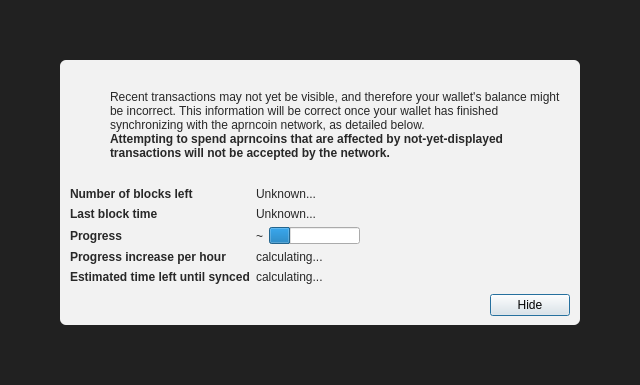
<?xml version="1.0" encoding="UTF-8"?>
<ui version="4.0">
 <class>ModalOverlay</class>
 <widget class="ModalOverlay" name="ModalOverlay">
  <property name="geometry">
   <rect>
    <x>0</x>
    <y>0</y>
    <width>640</width>
    <height>385</height>
   </rect>
  </property>
  <property name="windowTitle">
   <string>Form</string>
  </property>
  <layout class="QVBoxLayout" name="verticalLayout" stretch="0">
   <property name="sizeConstraint">
    <enum>QLayout::SetDefaultConstraint</enum>
   </property>
   <property name="leftMargin">
    <number>0</number>
   </property>
   <property name="topMargin">
    <number>0</number>
   </property>
   <property name="rightMargin">
    <number>0</number>
   </property>
   <property name="bottomMargin">
    <number>0</number>
   </property>
   <item>
    <widget class="QWidget" name="bgWidget" native="true">
     <property name="styleSheet">
      <string notr="true">#bgWidget { background: rgba(0,0,0,220); }</string>
     </property>
     <layout class="QVBoxLayout" name="verticalLayoutMain" stretch="1">
      <property name="leftMargin">
       <number>60</number>
      </property>
      <property name="topMargin">
       <number>60</number>
      </property>
      <property name="rightMargin">
       <number>60</number>
      </property>
      <property name="bottomMargin">
       <number>60</number>
      </property>
      <item>
       <widget class="QWidget" name="contentWidget" native="true">
        <property name="styleSheet">
         <string notr="true">#contentWidget { background: rgba(255,255,255,240); border-radius: 6px; }

QLabel { color: rgb(40,40,40);  }</string>
        </property>
        <layout class="QVBoxLayout" name="verticalLayoutSub" stretch="1,0,0,0">
         <property name="spacing">
          <number>0</number>
         </property>
         <property name="leftMargin">
          <number>10</number>
         </property>
         <property name="topMargin">
          <number>10</number>
         </property>
         <property name="rightMargin">
          <number>10</number>
         </property>
         <property name="bottomMargin">
          <number>10</number>
         </property>
         <item>
          <layout class="QHBoxLayout" name="horizontalLayoutIconText" stretch="0,1">
           <property name="topMargin">
            <number>20</number>
           </property>
           <item>
            <layout class="QVBoxLayout" name="verticalLayoutIcon">
             <property name="leftMargin">
              <number>0</number>
             </property>
             <item>
              <widget class="QPushButton" name="warningIcon">
               <property name="enabled">
                <bool>false</bool>
               </property>
               <property name="text">
                <string/>
               </property>
               <property name="icon">
                <iconset>
                 <normaloff>:/icons/warning</normaloff>
                 <disabledoff>:/icons/warning</disabledoff>:/icons/warning</iconset>
               </property>
               <property name="iconSize">
                <size>
                 <width>48</width>
                 <height>48</height>
                </size>
               </property>
               <property name="flat">
                <bool>true</bool>
               </property>
              </widget>
             </item>
             <item>
              <spacer name="verticalSpacerWarningIcon">
               <property name="orientation">
                <enum>Qt::Vertical</enum>
               </property>
               <property name="sizeHint" stdset="0">
                <size>
                 <width>20</width>
                 <height>40</height>
                </size>
               </property>
              </spacer>
             </item>
            </layout>
           </item>
           <item>
            <layout class="QVBoxLayout" name="verticalLayoutInfoText">
             <property name="leftMargin">
              <number>0</number>
             </property>
             <property name="topMargin">
              <number>0</number>
             </property>
             <item>
              <widget class="QLabel" name="infoText">
               <property name="text">
                <string>Recent transactions may not yet be visible, and therefore your wallet's balance might be incorrect. This information will be correct once your wallet has finished synchronizing with the aprncoin network, as detailed below.</string>
               </property>
               <property name="textFormat">
                <enum>Qt::RichText</enum>
               </property>
               <property name="wordWrap">
                <bool>true</bool>
               </property>
              </widget>
             </item>
             <item>
              <widget class="QLabel" name="infoTextStrong">
               <property name="font">
                <font>
                 <weight>75</weight>
                 <bold>true</bold>
                </font>
               </property>
               <property name="text">
                <string>Attempting to spend aprncoins that are affected by not-yet-displayed transactions will not be accepted by the network.</string>
               </property>
               <property name="textFormat">
                <enum>Qt::RichText</enum>
               </property>
               <property name="wordWrap">
                <bool>true</bool>
               </property>
              </widget>
             </item>
             <item>
              <spacer name="verticalSpacerInTextSpace">
               <property name="orientation">
                <enum>Qt::Vertical</enum>
               </property>
               <property name="sizeHint" stdset="0">
                <size>
                 <width>20</width>
                 <height>40</height>
                </size>
               </property>
              </spacer>
             </item>
            </layout>
           </item>
          </layout>
         </item>
         <item>
          <spacer name="verticalSpacerAfterText">
           <property name="orientation">
            <enum>Qt::Vertical</enum>
           </property>
           <property name="sizeHint" stdset="0">
            <size>
             <width>20</width>
             <height>40</height>
            </size>
           </property>
          </spacer>
         </item>
         <item>
          <layout class="QFormLayout" name="formLayout">
           <property name="fieldGrowthPolicy">
            <enum>QFormLayout::FieldsStayAtSizeHint</enum>
           </property>
           <property name="horizontalSpacing">
            <number>6</number>
           </property>
           <property name="verticalSpacing">
            <number>6</number>
           </property>
           <property name="topMargin">
            <number>10</number>
           </property>
           <item row="0" column="0">
            <widget class="QLabel" name="labelNumberOfBlocksLeft">
             <property name="font">
              <font>
               <weight>75</weight>
               <bold>true</bold>
              </font>
             </property>
             <property name="text">
              <string>Number of blocks left</string>
             </property>
            </widget>
           </item>
           <item row="0" column="1">
            <widget class="QLabel" name="numberOfBlocksLeft">
             <property name="text">
              <string>Unknown...</string>
             </property>
            </widget>
           </item>
           <item row="1" column="0">
            <widget class="QLabel" name="labelLastBlockTime">
             <property name="font">
              <font>
               <weight>75</weight>
               <bold>true</bold>
              </font>
             </property>
             <property name="text">
              <string>Last block time</string>
             </property>
            </widget>
           </item>
           <item row="1" column="1">
            <widget class="QLabel" name="newestBlockDate">
             <property name="sizePolicy">
              <sizepolicy hsizetype="Maximum" vsizetype="Preferred">
               <horstretch>0</horstretch>
               <verstretch>0</verstretch>
              </sizepolicy>
             </property>
             <property name="text">
              <string>Unknown...</string>
             </property>
            </widget>
           </item>
           <item row="2" column="0">
            <widget class="QLabel" name="labelSyncDone">
             <property name="font">
              <font>
               <weight>75</weight>
               <bold>true</bold>
              </font>
             </property>
             <property name="text">
              <string>Progress</string>
             </property>
            </widget>
           </item>
           <item row="2" column="1">
            <layout class="QHBoxLayout" name="horizontalLayoutSync" stretch="0,1">
             <item>
              <widget class="QLabel" name="percentageProgress">
               <property name="text">
                <string notr="true">~</string>
               </property>
              </widget>
             </item>
             <item>
              <widget class="QProgressBar" name="progressBar">
               <property name="value">
                <number>24</number>
               </property>
               <property name="format">
                <string/>
               </property>
              </widget>
             </item>
            </layout>
           </item>
           <item row="4" column="0">
            <widget class="QLabel" name="labelProgressIncrease">
             <property name="font">
              <font>
               <weight>75</weight>
               <bold>true</bold>
              </font>
             </property>
             <property name="text">
              <string>Progress increase per hour</string>
             </property>
            </widget>
           </item>
           <item row="4" column="1">
            <widget class="QLabel" name="progressIncreasePerH">
             <property name="text">
              <string>calculating...</string>
             </property>
            </widget>
           </item>
           <item row="5" column="0">
            <widget class="QLabel" name="labelEstimatedTimeLeft">
             <property name="font">
              <font>
               <weight>75</weight>
               <bold>true</bold>
              </font>
             </property>
             <property name="text">
              <string>Estimated time left until synced</string>
             </property>
            </widget>
           </item>
           <item row="5" column="1">
            <widget class="QLabel" name="expectedTimeLeft">
             <property name="text">
              <string>calculating...</string>
             </property>
            </widget>
           </item>
          </layout>
         </item>
         <item>
          <layout class="QHBoxLayout" name="horizontalLayoutButtons">
           <property name="leftMargin">
            <number>10</number>
           </property>
           <property name="topMargin">
            <number>10</number>
           </property>
           <item>
            <spacer name="horizontalSpacer">
             <property name="orientation">
              <enum>Qt::Horizontal</enum>
             </property>
             <property name="sizeHint" stdset="0">
              <size>
               <width>40</width>
               <height>20</height>
              </size>
             </property>
            </spacer>
           </item>
           <item>
            <widget class="QPushButton" name="closeButton">
             <property name="text">
              <string>Hide</string>
             </property>
             <property name="focusPolicy">
              <enum>Qt::StrongFocus</enum>
             </property>
             <property name="default">
              <bool>true</bool>
             </property>
            </widget>
           </item>
          </layout>
         </item>
        </layout>
       </widget>
      </item>
     </layout>
    </widget>
   </item>
  </layout>
 </widget>
 <customwidgets>
  <customwidget>
   <class>ModalOverlay</class>
   <extends>QWidget</extends>
   <header>qt/modaloverlay.h</header>
   <container>1</container>
  </customwidget>
 </customwidgets>
 <resources/>
 <connections/>
</ui>
